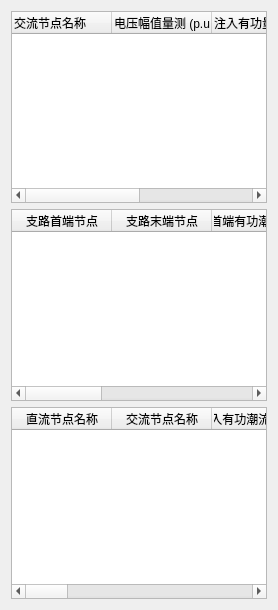
          <widget class="QWidget" name="tab_5">
           <attribute name="title">
            <string>攻击前量测数据</string>
           </attribute>
           <layout class="QGridLayout" name="gridLayout_16">
            <item row="0" column="0">
             <widget class="QTableWidget" name="tableWidget_12">
              <column>
               <property name="text">
                <string>交流节点名称</string>
               </property>
               <property name="textAlignment">
                <set>AlignJustify|AlignVCenter</set>
               </property>
              </column>
              <column>
               <property name="text">
                <string>电压幅值量测 (p.u.)</string>
               </property>
               <property name="textAlignment">
                <set>AlignJustify|AlignVCenter</set>
               </property>
              </column>
              <column>
               <property name="text">
                <string>注入有功量测 (p.u.)</string>
               </property>
               <property name="textAlignment">
                <set>AlignJustify|AlignVCenter</set>
               </property>
              </column>
              <column>
               <property name="text">
                <string>注入无功量测  (p.u.)</string>
               </property>
               <property name="textAlignment">
                <set>AlignJustify|AlignVCenter</set>
               </property>
              </column>
             </widget>
            </item>
            <item row="1" column="0">
             <widget class="QTableWidget" name="tableWidget_13">
              <column>
               <property name="text">
                <string>支路首端节点</string>
               </property>
              </column>
              <column>
               <property name="text">
                <string>支路末端节点</string>
               </property>
              </column>
              <column>
               <property name="text">
                <string>支路首端有功潮流量测 (p.u.)</string>
               </property>
              </column>
              <column>
               <property name="text">
                <string>支路首端无功潮流量测 (p.u.)</string>
               </property>
              </column>
              <column>
               <property name="text">
                <string>支路末端有功潮流量测 (p.u.)</string>
               </property>
              </column>
              <column>
               <property name="text">
                <string>支路末端无功潮流量测 (p.u.)</string>
               </property>
              </column>
             </widget>
            </item>
            <item row="2" column="0">
             <widget class="QTableWidget" name="tableWidget_14">
              <column>
               <property name="text">
                <string>直流节点名称</string>
               </property>
              </column>
              <column>
               <property name="text">
                <string>交流节点名称</string>
               </property>
              </column>
              <column>
               <property name="text">
                <string>注入有功潮流量测 (p.u.)</string>
               </property>
              </column>
              <column>
               <property name="text">
                <string>注入无功潮流量测 (p.u.)</string>
               </property>
              </column>
              <column>
               <property name="text">
                <string>换流器有功功率量测 (p.u.)</string>
               </property>
              </column>
              <column>
               <property name="text">
                <string>换流器无功功率量测 (p.u.)</string>
               </property>
              </column>
              <column>
               <property name="text">
                <string>换流器有功平衡量测 (p.u.)</string>
               </property>
              </column>
              <column>
               <property name="text">
                <string>直流电压量测 (p.u.)</string>
               </property>
              </column>
              <column>
               <property name="text">
                <string>直流电流量测 (p.u.)</string>
               </property>
              </column>
              <column>
               <property name="text">
                <string>调制比量测.)</string>
               </property>
              </column>
              <column>
               <property name="text">
                <string>移相角量测</string>
               </property>
              </column>
             </widget>
            </item>
           </layout>
          </widget>
